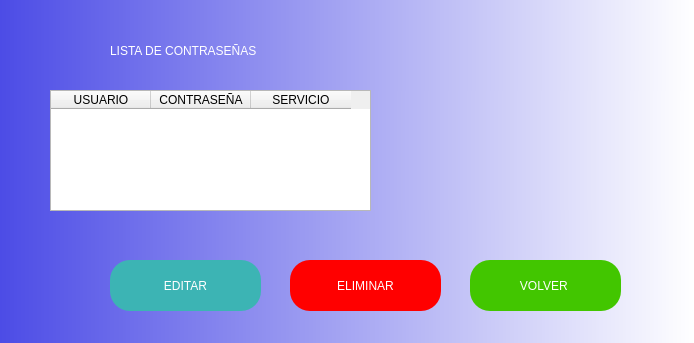
<?xml version="1.0" encoding="UTF-8"?>
<ui version="4.0">
 <class>MainWindow</class>
 <widget class="QMainWindow" name="MainWindow">
  <property name="geometry">
   <rect>
    <x>0</x>
    <y>0</y>
    <width>694</width>
    <height>343</height>
   </rect>
  </property>
  <property name="windowTitle">
   <string>MainWindow</string>
  </property>
  <property name="styleSheet">
   <string notr="true">QWidget#centralwidget{
background-color: qlineargradient(spread:reflect, x1:0, y1:0, x2:1, y2:0, stop:0 rgba(76, 76, 230, 255), stop:1 rgba(255, 255, 255, 255));}</string>
  </property>
  <widget class="QWidget" name="centralwidget">
   <widget class="QLabel" name="label">
    <property name="geometry">
     <rect>
      <x>0</x>
      <y>0</y>
      <width>801</width>
      <height>641</height>
     </rect>
    </property>
    <property name="text">
     <string/>
    </property>
    <property name="pixmap">
     <pixmap>1c61dc199e4a6354f8cf14540d2b85ca.jpg</pixmap>
    </property>
    <property name="scaledContents">
     <bool>true</bool>
    </property>
   </widget>
   <widget class="QLabel" name="lbl_listacontra">
    <property name="geometry">
     <rect>
      <x>110</x>
      <y>0</y>
      <width>501</width>
      <height>101</height>
     </rect>
    </property>
    <property name="styleSheet">
     <string notr="true">font: 75 28pt &quot;Calisto MT&quot;;
color: rgb(255, 255, 255);</string>
    </property>
    <property name="text">
     <string>LISTA DE CONTRASEÑAS</string>
    </property>
    <property name="scaledContents">
     <bool>true</bool>
    </property>
   </widget>
   <widget class="QPushButton" name="Button_editar">
    <property name="geometry">
     <rect>
      <x>110</x>
      <y>260</y>
      <width>151</width>
      <height>51</height>
     </rect>
    </property>
    <property name="styleSheet">
     <string notr="true">
color: rgb(255, 255, 255);
font: 14pt &quot;MS Shell Dlg 2&quot;;
border-radius:20px;
background-color: rgb(60, 180, 180);</string>
    </property>
    <property name="text">
     <string>EDITAR</string>
    </property>
   </widget>
   <widget class="QTableWidget" name="tableWidget">
    <property name="geometry">
     <rect>
      <x>50</x>
      <y>90</y>
      <width>321</width>
      <height>121</height>
     </rect>
    </property>
    <property name="editTriggers">
     <set>QAbstractItemView::NoEditTriggers</set>
    </property>
    <column>
     <property name="text">
      <string>USUARIO</string>
     </property>
    </column>
    <column>
     <property name="text">
      <string>CONTRASEÑA</string>
     </property>
    </column>
    <column>
     <property name="text">
      <string>SERVICIO</string>
     </property>
    </column>
   </widget>
   <widget class="QPushButton" name="Button_eliminar">
    <property name="geometry">
     <rect>
      <x>290</x>
      <y>260</y>
      <width>151</width>
      <height>51</height>
     </rect>
    </property>
    <property name="styleSheet">
     <string notr="true">
color: rgb(255, 255, 255);
font: 14pt &quot;MS Shell Dlg 2&quot;;
border-radius:20px;
background-color: rgb(255, 0, 0);</string>
    </property>
    <property name="text">
     <string>ELIMINAR</string>
    </property>
   </widget>
   <widget class="QPushButton" name="Button_volver">
    <property name="geometry">
     <rect>
      <x>470</x>
      <y>260</y>
      <width>151</width>
      <height>51</height>
     </rect>
    </property>
    <property name="styleSheet">
     <string notr="true">
color: rgb(255, 255, 255);
font: 14pt &quot;MS Shell Dlg 2&quot;;
border-radius:20px;
background-color: rgb(66, 198, 0);</string>
    </property>
    <property name="text">
     <string>VOLVER </string>
    </property>
   </widget>
   <widget class="QLabel" name="label_2">
    <property name="geometry">
     <rect>
      <x>420</x>
      <y>80</y>
      <width>171</width>
      <height>171</height>
     </rect>
    </property>
    <property name="text">
     <string/>
    </property>
    <property name="pixmap">
     <pixmap>9710187.png</pixmap>
    </property>
    <property name="scaledContents">
     <bool>true</bool>
    </property>
   </widget>
  </widget>
 </widget>
 <resources/>
 <connections/>
</ui>
